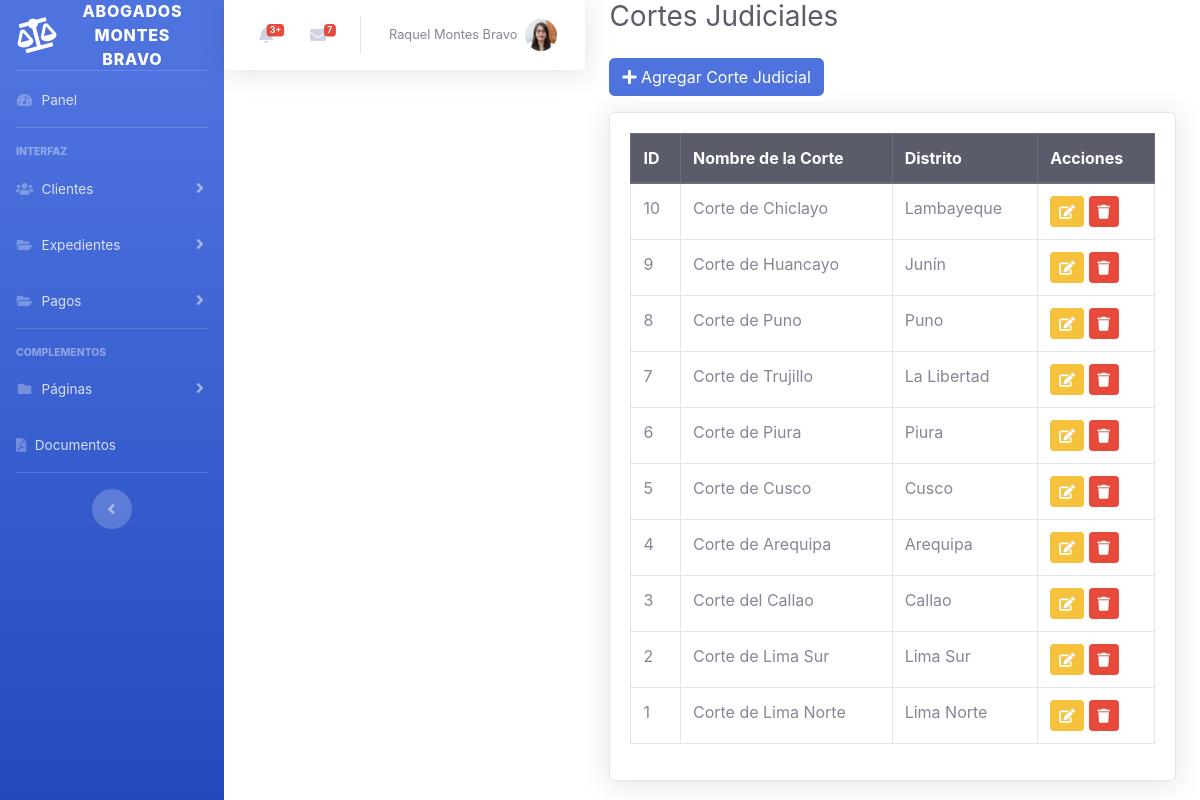
The app's page /corte_judicial.php with its own data.
### tables this page shows
CREATE TABLE `corte_judicial` (
  `id_corte` int(11) NOT NULL,
  `nombre_corte` varchar(100) NOT NULL,
  `distrito` varchar(100) DEFAULT NULL
);

### corte_judicial.php (the view, shortened to what this page needs)
<?php
include("db.php");
include("includes/header.php");
include("includes/sidebar.php");
include("includes/topbar.php");
$sql = "SELECT id_corte, nombre_corte, distrito FROM corte_judicial ORDER BY id_corte DESC";
$result = $conexion->query($sql);
?>
<div class="container-fluid">
    <h1 class="h3 mb-4 text-gray-800">Cortes Judiciales</h1>
    <a href="corte_judicial_agregar.php" class="btn btn-primary mb-3">
        <i class="fas fa-plus"></i> Agregar Corte Judicial
    </a>
    <div class="card shadow">
        <div class="card-body">
            <table class="table table-bordered table-hover">
                <thead class="thead-dark">
                    <tr>
                        <th>ID</th>
                        <th>Nombre de la Corte</th>
                        <th>Distrito</th>
                        <th>Acciones</th>
                    </tr>
                </thead>
                <tbody>
                    <?php while ($fila = $result->fetch_assoc()): ?>
                        <tr>
                            <td><?= $fila['id_corte']; ?></td>
                            <td><?= $fila['nombre_corte']; ?></td>
                            <td><?= $fila['distrito']; ?></td>
                            <td>
                                <a href="corte_judicial_editar.php?id=<?= $fila['id_corte']; ?>"
                                   class="btn btn-warning btn-sm" title="Editar">
                                    <i class="fas fa-edit"></i>
                                </a>
                                <a href="corte_judicial_eliminar.php?id=<?= $fila['id_corte']; ?>"
                                   onclick="return confirm('¿Seguro deseas eliminar esta corte judicial?')"
                                   class="btn btn-danger btn-sm" title="Eliminar">
                                    <i class="fas fa-trash"></i>
                                </a>
                            </td>
                        </tr>
                    <?php endwhile; ?>
                </tbody>
            </table>
        </div>
    </div>
</div>
<?php include("includes/footer.php"); ?>

### records on screen
corte_judicial: id_corte "10", nombre_corte "Corte de Chiclayo", distrito "Lambayeque"
corte_judicial: id_corte "9", nombre_corte "Corte de Huancayo", distrito "Junín"
corte_judicial: id_corte "8", nombre_corte "Corte de Puno", distrito "Puno"
corte_judicial: id_corte "7", nombre_corte "Corte de Trujillo", distrito "La Libertad"
corte_judicial: id_corte "6", nombre_corte "Corte de Piura", distrito "Piura"
corte_judicial: id_corte "5", nombre_corte "Corte de Cusco", distrito "Cusco"
corte_judicial: id_corte "4", nombre_corte "Corte de Arequipa", distrito "Arequipa"
corte_judicial: id_corte "3", nombre_corte "Corte del Callao", distrito "Callao"
corte_judicial: id_corte "2", nombre_corte "Corte de Lima Sur", distrito "Lima Sur"
corte_judicial: id_corte "1", nombre_corte "Corte de Lima Norte", distrito "Lima Norte"
